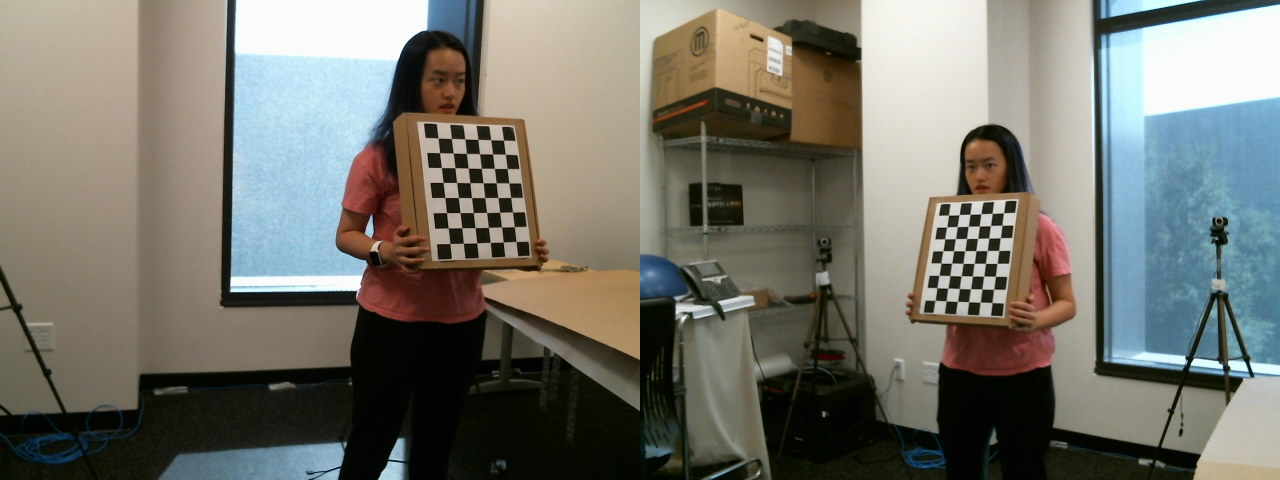
#> input picture data_raw/Air_Earth/calib_00000000.png, 1280 x 480 px; its folder holds only this picture in this run
$ python separater.py
#> lines starting #> are read from the running program, lines starting #| are printed output that depends on the picture
import os
import cv2
import time

dir_path = "../data_raw"

dic = {"Air": "cam0", "Earth": "cam1", "Fire": "cam2", "Water": "cam3"}
dirs = os.listdir(dir_path)
# print(dirs)

for dir_name in dirs:
    # print(dir_name)
    if os.path.isdir(os.path.join(dir_path, dir_name)):
        cam_names = dir_name.split("_")
        cam_dir = [os.path.join(".", dic[cam_names[i]]) for i in range(len(cam_names))]
        # print(cam_dir)
        for i in range(len(cam_dir)):
            # print(cam_dir[i])
            if not os.path.exists(cam_dir[i]):
                os.mkdir(cam_dir[i])
        # print((os.path.isdir(os.path.join(dir_path, dir_name)))

        for img_file in os.listdir(os.path.join(dir_path, dir_name)):
            img = cv2.imread(os.path.join(dir_path, dir_name,img_file))
#> img is the input picture: shape (480, 1280, 3); mean B, G, R 108.6, 117, 117.9
            # print(img_file)
            img2 = img

            height, width, channels = img.shape
#> height = 480; width = 1280; channels = 3

            for i in range(len(cam_dir)):
                x = int(width/2 * i)
                y = 0
                h = height
                w = int(width / 2)
                # print(x,y, x+w, y+h)
                img = img[y:y+h, x:x+w]

                filename = dir_name + "_" + img_file[-6:]
                NAME = os.path.join(cam_dir[i], filename)
                cv2.imwrite(NAME,img)
                img = img2
#> this loop made 2 passes
#> pass 1, `img = img[y:y+h, x:x+w]`:
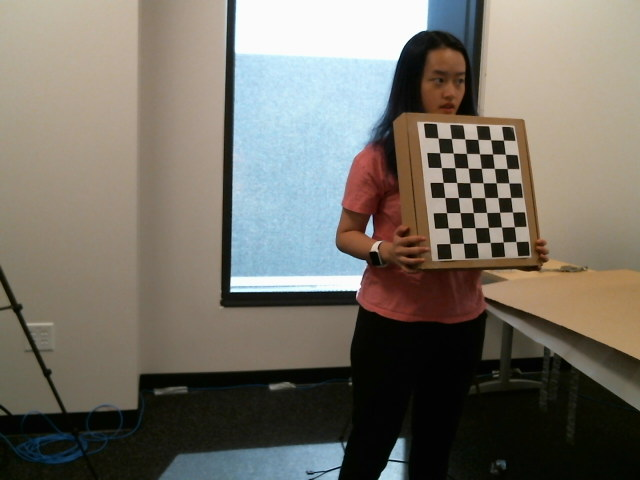
#> img: shape (480, 640, 3); mean B, G, R 103.4, 113, 117.8
#> pass 2, `img = img[y:y+h, x:x+w]`:
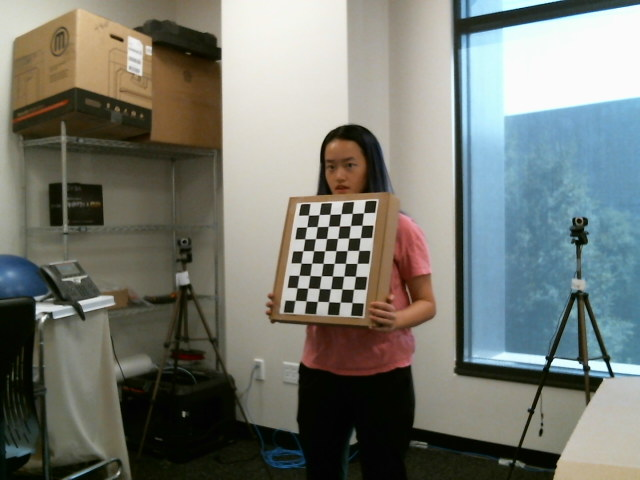
#> img: shape (480, 640, 3); mean B, G, R 113.8, 121, 117.9
#> pass 2 of the loop `for dir_name in dirs:`:
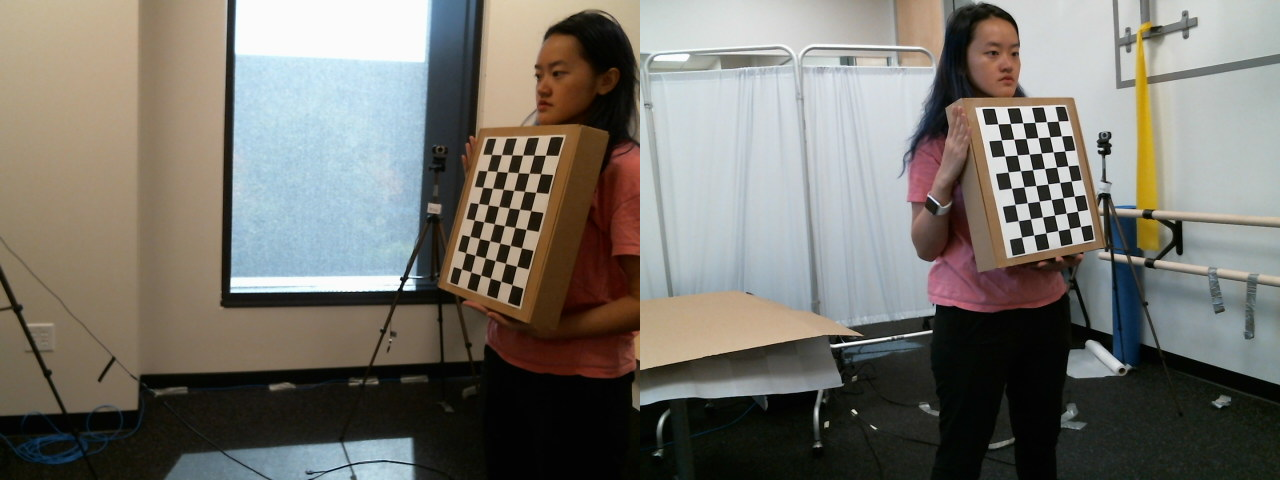
#> input picture data_raw/Air_Water/calib_00000000.png, 1280 x 480 px
#> img is the input picture: shape (480, 1280, 3); mean B, G, R 109.3, 116.2, 119
#> the loop `for i in range(len(cam_dir)):` made 2 passes
#> pass 1, `img = img[y:y+h, x:x+w]`:
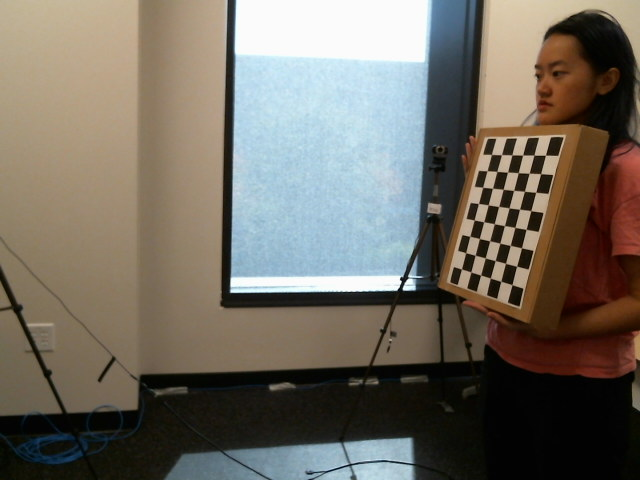
#> img: shape (480, 640, 3); mean B, G, R 98.1, 108.2, 114.4
#> pass 2, `img = img[y:y+h, x:x+w]`:
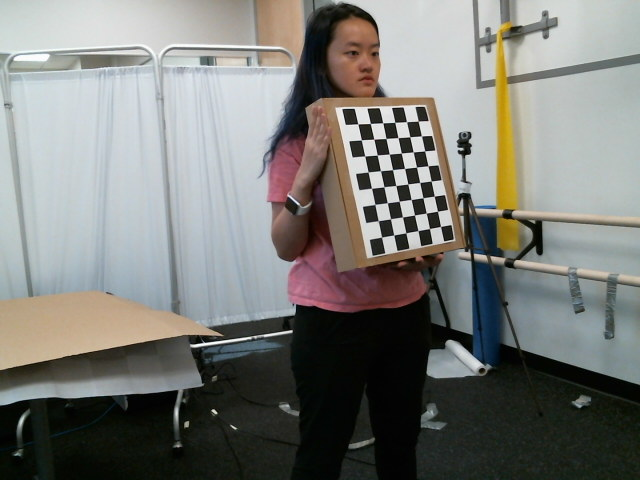
#> img: shape (480, 640, 3); mean B, G, R 120.5, 124.3, 123.6
